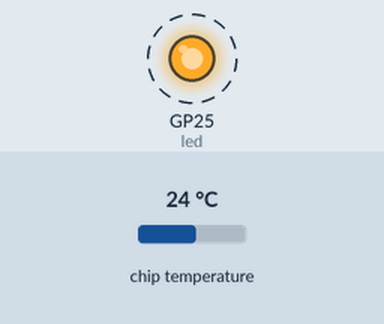
Bench run of a program on a simulated Raspberry Pi Pico running MicroPython. On the bench: output pins drawn as LEDs (lit = HIGH). Dashed ring = blinking. The inputs (shaded band) are chosen by the test bench; at power-on: chip temperature 24 °C. What the program prints to the serial console is not drawn.

Above: at 0.05 s.
Timing chart, 0 to 3.0 s (numbered marks = the images above):
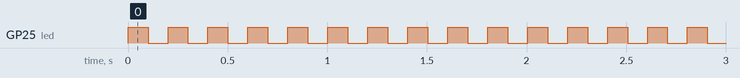

The program:

Blink.py
```python
import utime
from machine import Pin, Timer
led = Pin(25, Pin.OUT)
#timer = Timer()
#timer.init(freq=2, mode=Timer.PERIODIC, callback=blink)
# def blink(timer):
#     led.toggle()
# total = "10"
# x = "0"
# for x in total:
#     led.toggle()
#
sensor_temp = machine.ADC(4)

#If you print the value of the temperature value you
#are going to get an integer number between 0 and 65535.
#So, we have to convert this value either to the Celsius
#or Fahrenheit degree scales.
conversion_factor = 3.3 / (65535)
#The temperature sensor works by delivering a voltage
#to the ADC4 pin that is proportional to the temperature.
#From the datasheet, a temperature of 27 degrees Celsius
#delivers a voltage of 0.706 V. With each additional
#degree the voltage reduces by 1.721 mV or 0.001721 V.
#The first step in converting the 16-bit temperature is
#to convert it back to volts, which is done based on the
#3.3 V maximum voltage used by the Pico board.

while True:
    led.toggle()
    reading = sensor_temp.read_u16() * conversion_factor
    temperature = 27 - (reading - 0.706)/0.001721
    print(temperature,'c')
    utime.sleep(.1)
```

Measured:
- by itself, GP25 (led): alternates HIGH for 0.10 s and LOW for 0.10 s
